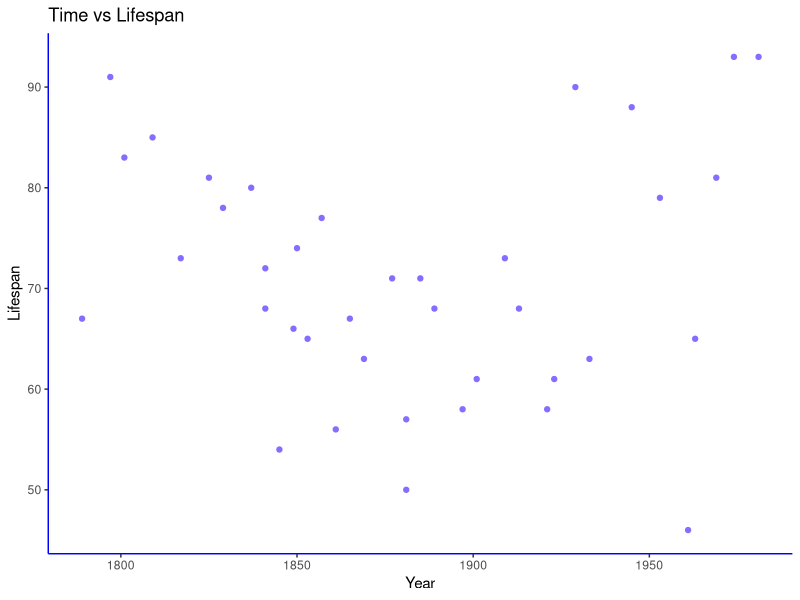
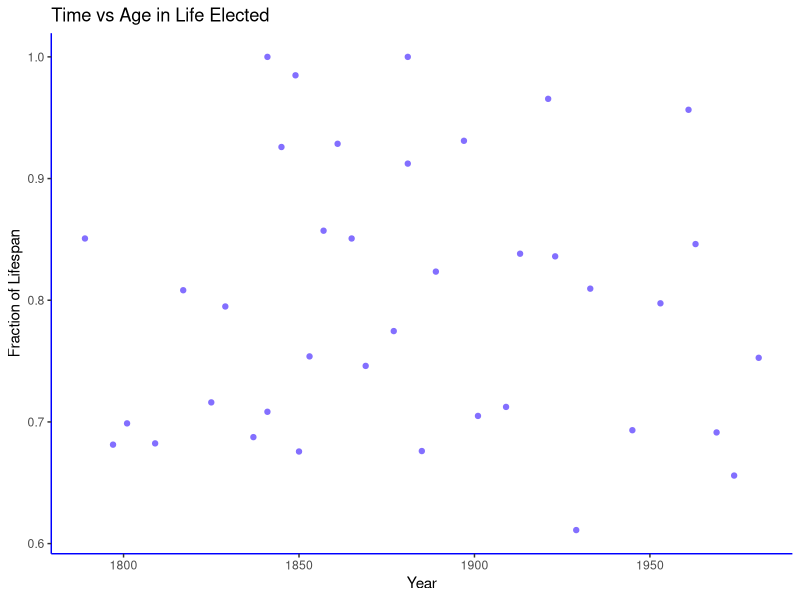
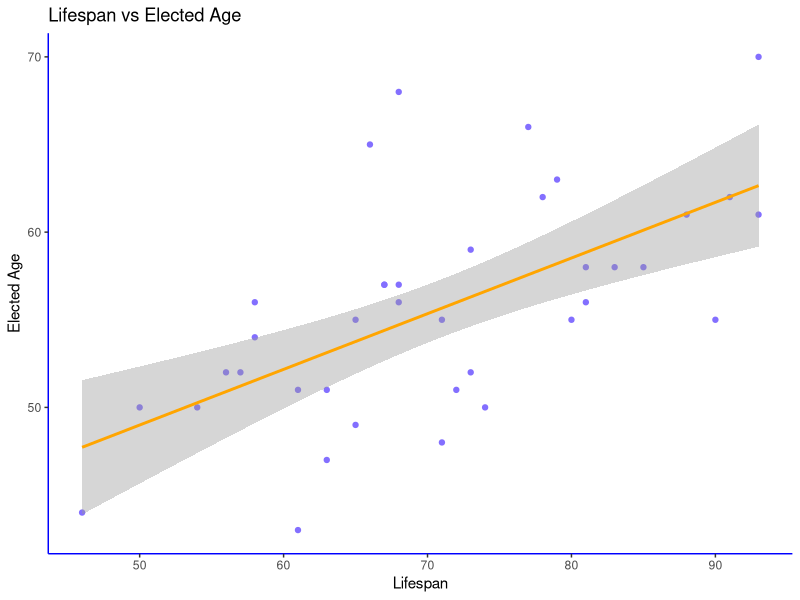
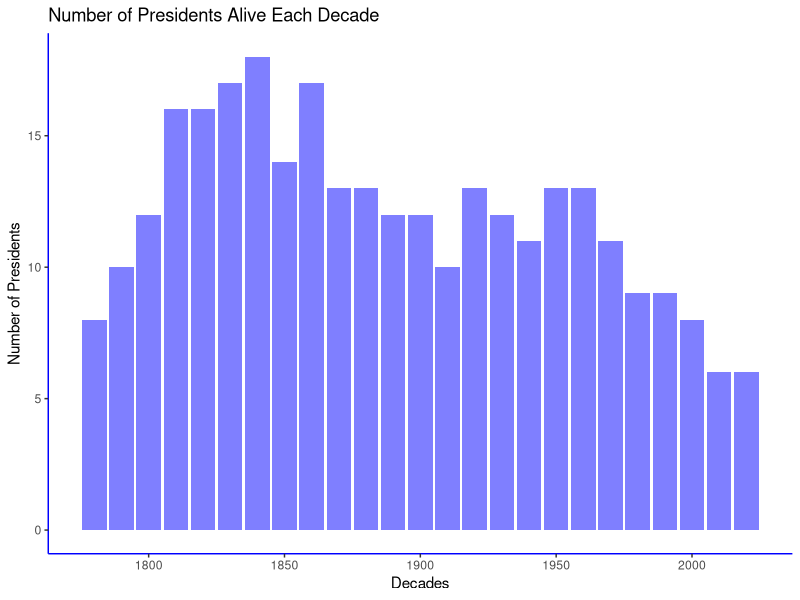
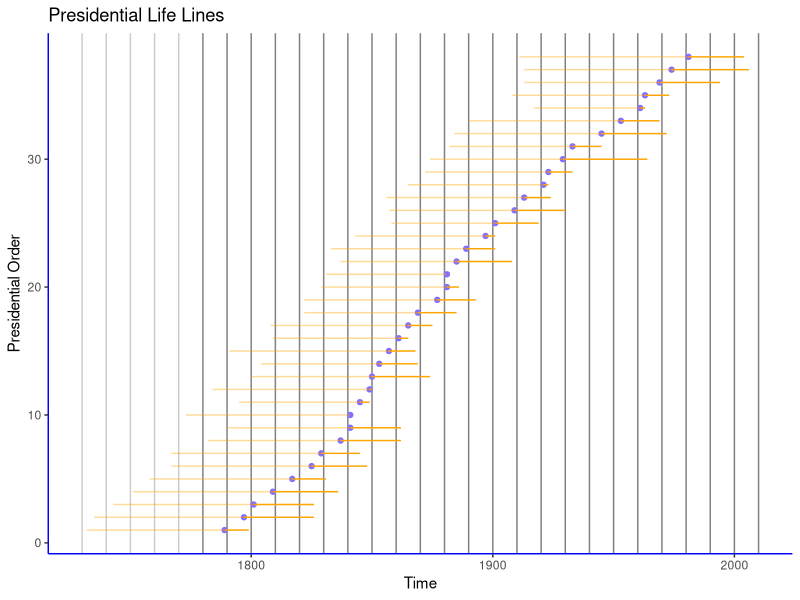
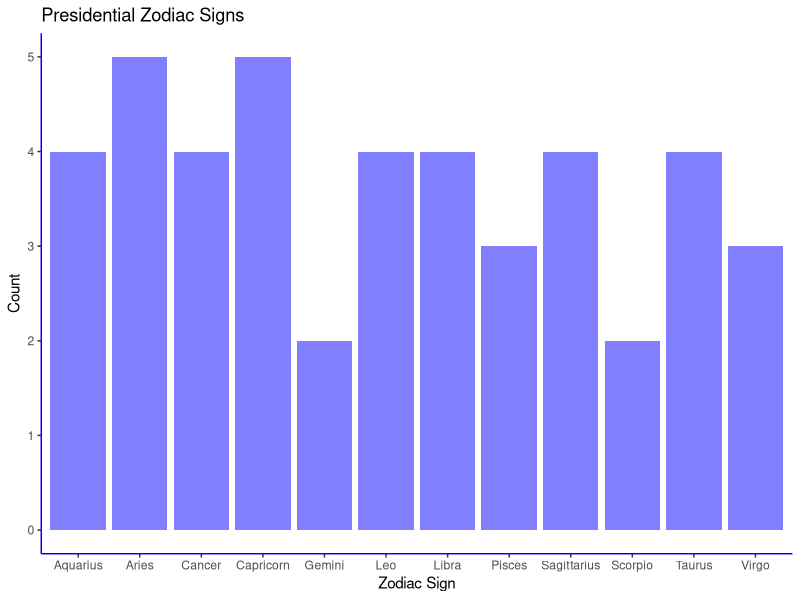

These figures' R source, in order:
## ---- chunk 1
library(tidyverse)
## ---- chunk 2

p1 = read.csv('DataForMD/p1.csv')
p1 = p1[,-c(1)]
head(p1)

## ---- chunk 3

p2 = read.csv('DataForMD/p2.csv')
p2 = p2[,-c(1)]
head(p2)

## ---- chunk 4
clean_plot =  theme(axis.line = element_line(colour = "blue"), panel.grid.major = element_blank(),
                    panel.grid.minor = element_blank(), panel.border = element_blank(),
                    panel.background = element_blank(), legend.key = element_blank())
pres3 = read.csv('DataForMD/pres3.csv')
ggplot(data = pres3[complete.cases(pres3),], aes(x = first_elected)) +
  geom_point(aes(y = life), color = 'slateblue1') +
  labs(x = 'Year', y = 'Lifespan', title = "Time vs Lifespan") +
  clean_plot
## ---- chunk 5
ggplot(data = pres3[complete.cases(pres3),], aes(x = first_elected)) +
  geom_point(aes(y = elected_age/life), color = 'slateblue1') +
  labs(x = 'Year', y = 'Fraction of Lifespan', title = "Time vs Age in Life Elected") +
  clean_plot
## ---- chunk 6
fit1 = read.csv('DataForMD/fit1.csv')
ggplot(data = pres3[complete.cases(pres3),], aes(x = life, y = elected_age)) +
  geom_point(color = 'slateblue1') +
  stat_smooth(method = 'lm', formula = y ~ x, color = 'orange') +
  labs(x = 'Lifespan', y = 'Elected Age', title = "Lifespan vs Elected Age") +
  clean_plot
## ---- chunk 7
decades = read.csv('DataForMD/decades.csv')
ggplot() +
  geom_bar(data = decades, aes(x = time, weight = alive), alpha = .5, fill = 'blue') +
  labs(x = 'Decades', y = 'Number of Presidents', title = 'Number of Presidents Alive Each Decade') +
  clean_plot

## ---- chunk 8
pres4 = read.csv('DataForMD/pres4.csv')
ggplot(data = pres4, aes(x = first_elected, y = id)) +
  geom_vline(xintercept = seq(1730,1770,10), alpha = .2) +
  geom_vline(xintercept = seq(1780,2010,10), alpha = .5) +
  geom_point(color = 'slateblue1') +
  geom_segment(aes(x = shortBirth, xend = first_elected, yend = id), alpha = .4, color = 'orange') +
  geom_segment(aes(xend = first_elected+remaining_life, yend = id), color = 'orange') +
  labs(x = 'Time', y = 'Presidential Order', title = 'Presidential Life Lines') +
  clean_plot

## ---- chunk 9
zodiac = read.csv('DataForMD/zodiac.csv')
ggplot(data = zodiac) +
  geom_bar(aes(x = sign, weight = count), alpha = .5, fill = 'blue') +
  labs(x = 'Zodiac Sign', y = 'Count', title = 'Presidential Zodiac Signs') +
  clean_plot

